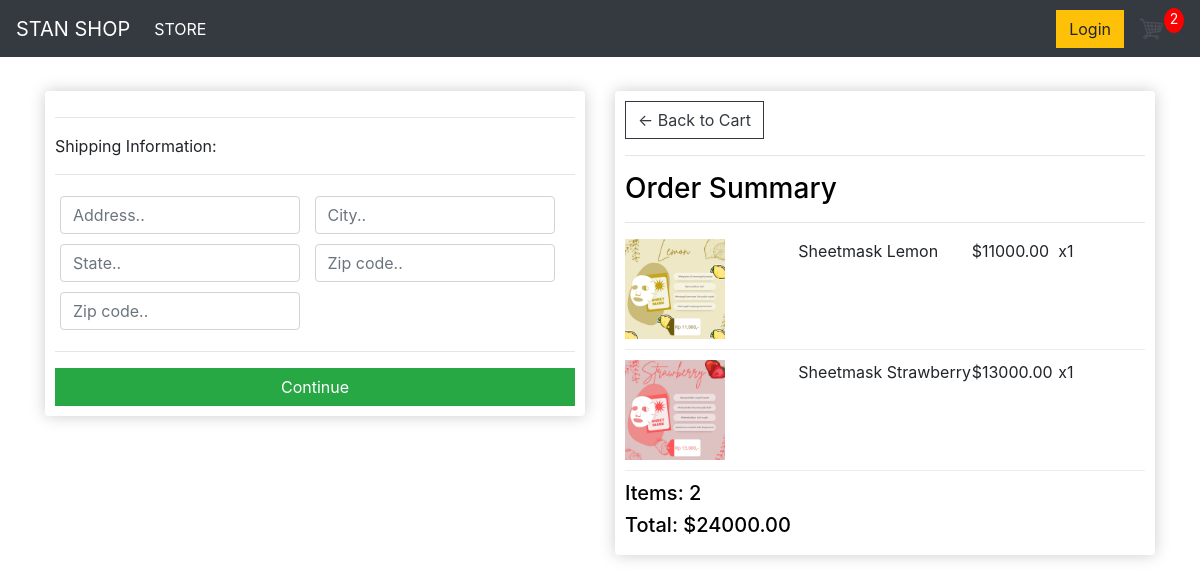
The app's page /checkout/ (signed in) with its own data.
### store/models.py (models this page shows, shortened)
class OrderItem(models.Model):
    product = models.ForeignKey(Product, on_delete=models.SET_NULL, null=True)
    order = models.ForeignKey(Order, on_delete=models.SET_NULL, null=True)
    quantity = models.IntegerField(default=0, null=True, blank=True)
    date_added = models.DateTimeField(auto_now_add=True)
    @property
    def get_total(self):
        total = self.product.price * self.quantity
        return total

class Product(models.Model):
	name = models.CharField(max_length=200)
	price = models.DecimalField(max_digits=7, decimal_places=2)
	digital = models.BooleanField(default=False,null=True, blank=True)
	image = models.ImageField(null=True, blank=True)
	@property
	def imageURL(self):
		try:
			url = self.image.url
		except:
			url = ''
		return url

class Order(models.Model):
    customer = models.ForeignKey(Customer, on_delete=models.SET_NULL, null=True, blank=True)
    date_ordered = models.DateTimeField(auto_now_add=True)
    complete = models.BooleanField(default=False)
    transaction_id = models.CharField(max_length=100, null=True)
    @property
    def get_cart_total(self):
        orderitems = self.orderitem_set.all()
        total = sum([item.get_total for item in orderitems])
        return total
    @property
    def get_cart_items(self):
        orderitems = self.orderitem_set.all()
        total = sum([item.quantity for item in orderitems])
        return total
    @property
    def shipping(self):
        shipping = False
        orderitems = self.orderitem_set.all()
        for i in orderitems:
            if i.product.digital == False:
                shipping = True
        return shipping

### store/views.py (the view)
# urls.py: path('checkout/', views.checkout, name="checkout"),
def checkout(request):
    data = cartData(request)
    cartItems = data['cartItems']
    order = data['order']
    items = data['items']
    context = {'items':items, 'order':order, 'cartItems':cartItems}
    return render(request, 'store/checkout.html', context)

### store/utils.py (called while the page is built)
def cartData(request):
	if request.user.is_authenticated:
		customer = request.user.customer
		order, created = Order.objects.get_or_create(customer=customer, complete=False)
		items = order.orderitem_set.all()
		cartItems = order.get_cart_items
	else:
		cookieData = cookieCart(request)
		cartItems = cookieData['cartItems']
		order = cookieData['order']
		items = cookieData['items']
	return {'cartItems':cartItems ,'order':order, 'items':items}

### store/templates/store/checkout.html (shortened to what this page needs)
{% extends 'store/main.html' %}
{% load static %}
{% block content %}
     <div class="row">
		<div class="col-lg-6">
			<div class="box-element" id="form-wrapper">
				<form id="form">
					<div id="shipping-info">
						<hr>
						<p>Shipping Information:</p>
						<hr>
						<div class="form-field">
							<input class="form-control" type="text" name="address" placeholder="Address..">
						</div>
						<div class="form-field">
							<input class="form-control" type="text" name="city" placeholder="City..">
						</div>
						<div class="form-field">
							<input class="form-control" type="text" name="state" placeholder="State..">
						</div>
						<div class="form-field">
							<input class="form-control" type="text" name="zipcode" placeholder="Zip code..">
						</div>
						<div class="form-field">
							<input class="form-control" type="text" name="country" placeholder="Zip code..">
						</div>
					</div>
					<hr>
					<input id="form-button" class="btn btn-success btn-block" type="submit" value="Continue">
				</form>
			</div>
			<br>
		</div>
		<div class="col-lg-6">
			<div class="box-element">
				<a  class="btn btn-outline-dark" href="{% url 'cart' %}">&#x2190; Back to Cart</a>
				<hr>
				<h3>Order Summary</h3>
				<hr>
				{% for item in items %}
				<div class="cart-row">
					<div style="flex:2"><img class="row-image" src="{{item.product.imageURL}}"></div>
					<div style="flex:2"><p>{{item.product.name}}</p></div>
					<div style="flex:1"><p>${{item.product.price|floatformat:2}}</p></div>
					<div style="flex:1"><p>x{{item.quantity}}</p></div>
				</div>
				{% endfor %}
				<h5>Items:   {{order.get_cart_items}}</h5>
				<h5>Total:   ${{order.get_cart_total|floatformat:2}}</h5>
			</div>
		</div>
	</div>
{% endblock content %}

### static/css/main.css (style rules this page uses)
body { background-color: hsl(0, 0%, 100%); }
h1,h2,h3,h4,h5,h6 { color:hsl(0, 0%, 0%); }
.box-element { box-shadow:hsl(0, 0%, 80%) 0 0 16px; background-color: #fff; border-radius: 4px; padding: 10px; }
.col-lg-4, .col-lg-6, .col-lg-8, .col-lg-12 { margin-top: 10px; }
.btn { border-radius: 0; }
.row-image { width: 100px; }
.form-field { width:250px; display: inline-block; padding: 5px; }
.cart-row { display: flex; align-items: flex-stretch; padding-bottom: 10px; margin-bottom: 10px; border-bottom: 1px solid #ececec; }

### records on screen
OrderItem: product.imageURL (picture), product.name "Sheetmask Lemon", product.price "11000.00", quantity "1"
OrderItem: product.imageURL (picture), product.name "Sheetmask Strawberry", product.price "13000.00", quantity "1"
Order: get_cart_items "2", get_cart_total "24000.00"

### other values on screen
{{ cartItems }} "2"
